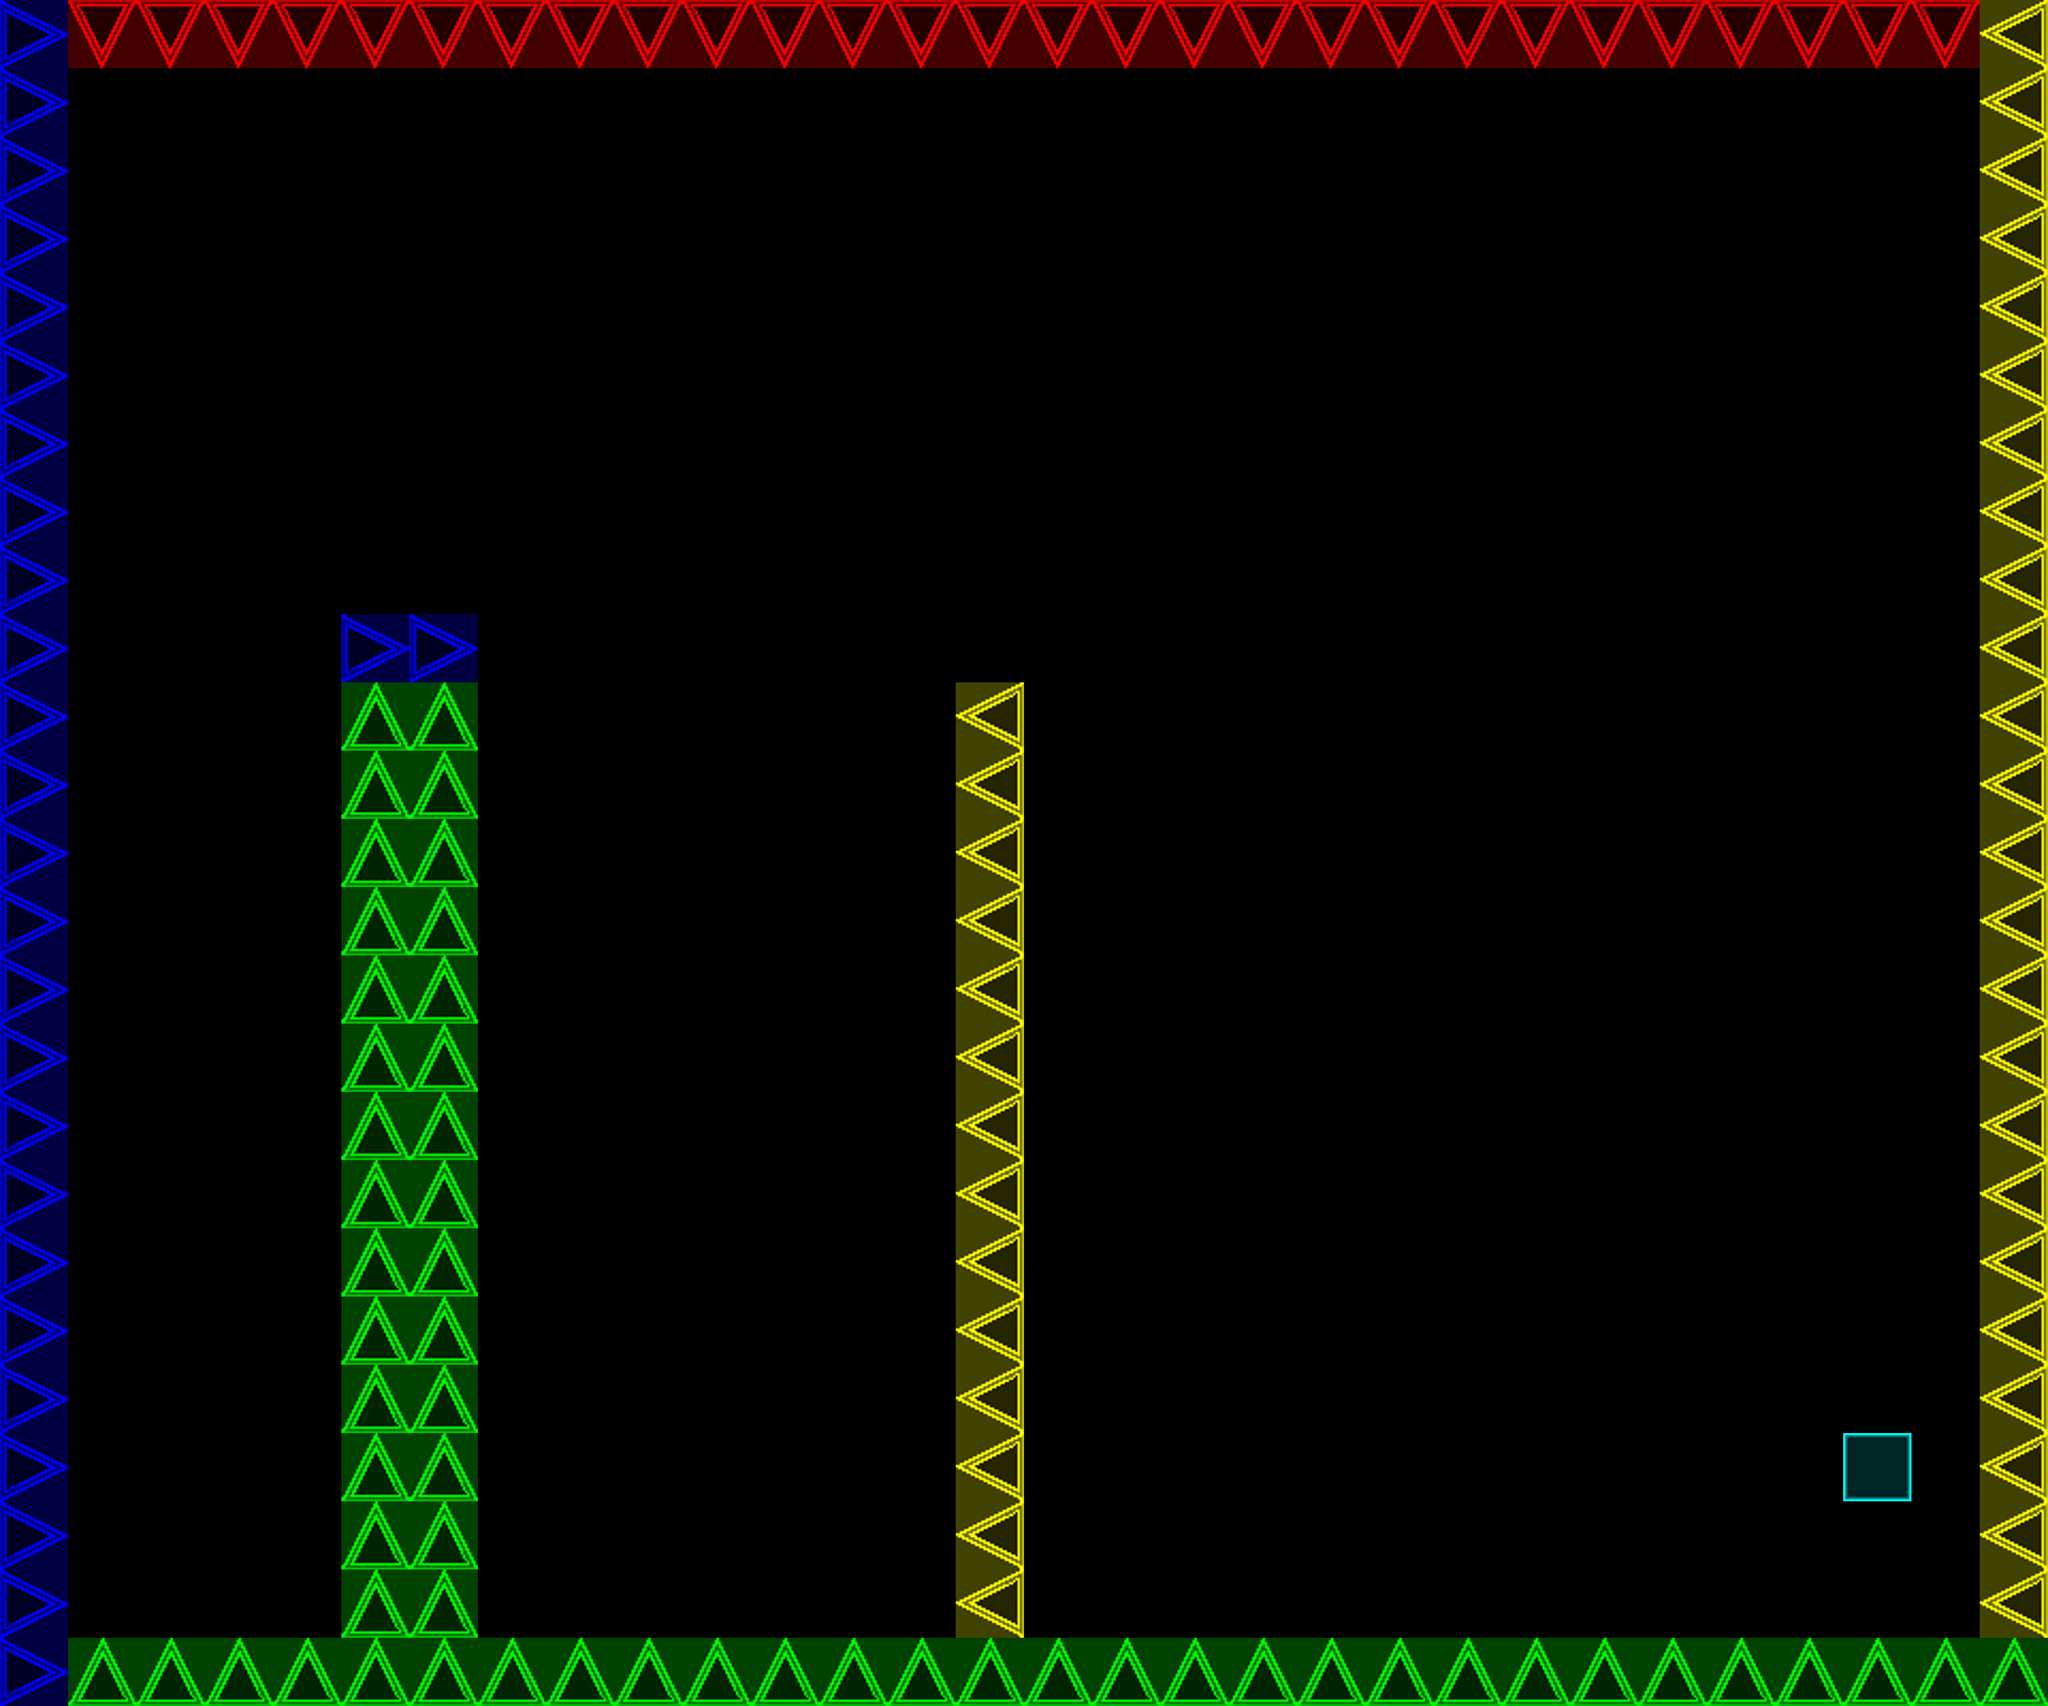

A 2D game scene composited from a Tiled map and its tileset images. What follows is a short description and the map's XML, with each tile layer's data collapsed to a summary:
An orthogonal 30x25 tile map with 128x128 px tiles, 1 tile layer (Tile Layer 2) and 1 object (Player).

<map version="1.0" orientation="orthogonal" width="30" height="25" tilewidth="128" tileheight="128">
 <tileset firstgid="1" name="sheet" tilewidth="128" tileheight="128">
  <image source="sheet128.png" width="640" height="128" />
 </tileset>
 <layer name="Tile Layer 2" width="30" height="25">
  <data>[750 cells, 151 non-empty, 5 distinct tile ids]</data>
 </layer>
 <objectgroup name="Objects" width="30" height="25">
  <object name="Player" x="256" y="2688" width="128" height="128" />
 </objectgroup>
</map>
